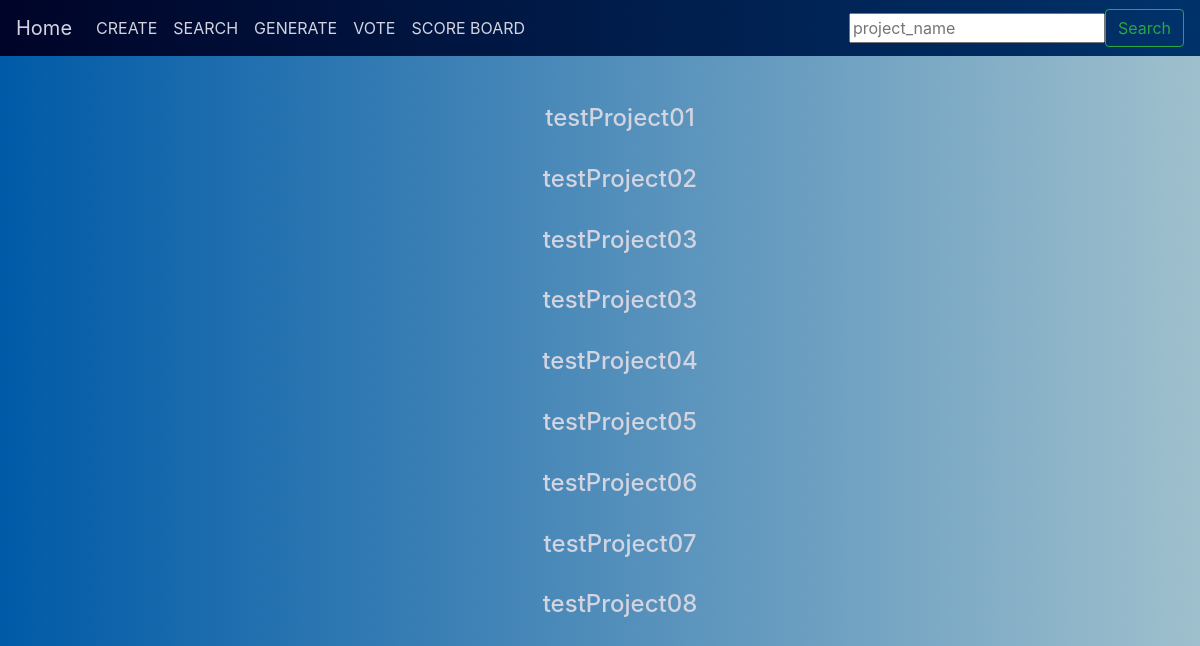
The app's page /projects/, older data.
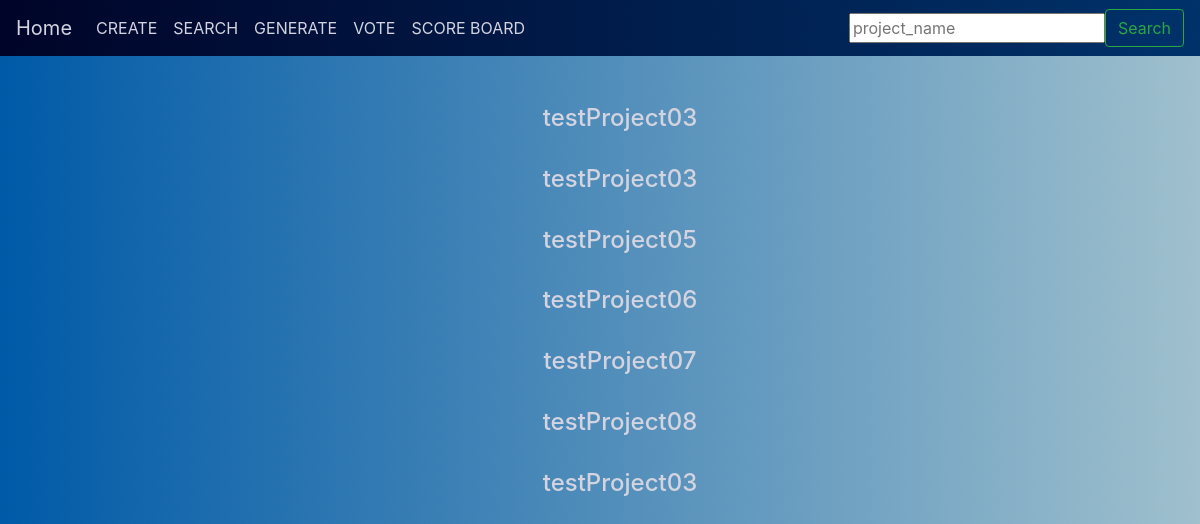
The same page, newer data.
### projects/models.py (models this page shows, shortened)
class Projects(models.Model):
    project_name = models.CharField(max_length=30)
    project_summary = models.CharField(max_length=200)
    project_link = models.CharField(max_length=200)
    project_backendLanguage = models.CharField(max_length=30)

### projects/views.py (the view, shortened to what this page needs)
# urls.py: path('', views.index, name='index'),
def index(request):
    if request.method == 'GET':
        latest_project_list = Projects.objects.raw(
            'SELECT* FROM projects_projects')
        template = loader.get_template('projects/index.html')
        context = {
            'latest_project_list': latest_project_list
        }
        return HttpResponse(template.render(context, request))

### projects/templates/projects/index.html
{% include "./partials/header.html" %}
<div class="container">
    {% if latest_project_list %}
    <ul>
        {% for project in latest_project_list %}
        <h4><a href="{% url 'projects:detail' project.id %}">{{ project.project_name}}</a></h4><br>
        {% endfor %}
    </ul>
    {% else %}
    <p>No projects are available.</p>
    {% endif %}
</div>
{% include "./partials/footer.html" %}

Row changes from the older to the newer data that the page shows:
removed Projects: project_name "testProject01"
removed Projects: project_name "testProject02"
removed Projects: project_name "testProject04"
added Projects: project_name "testProject03"
